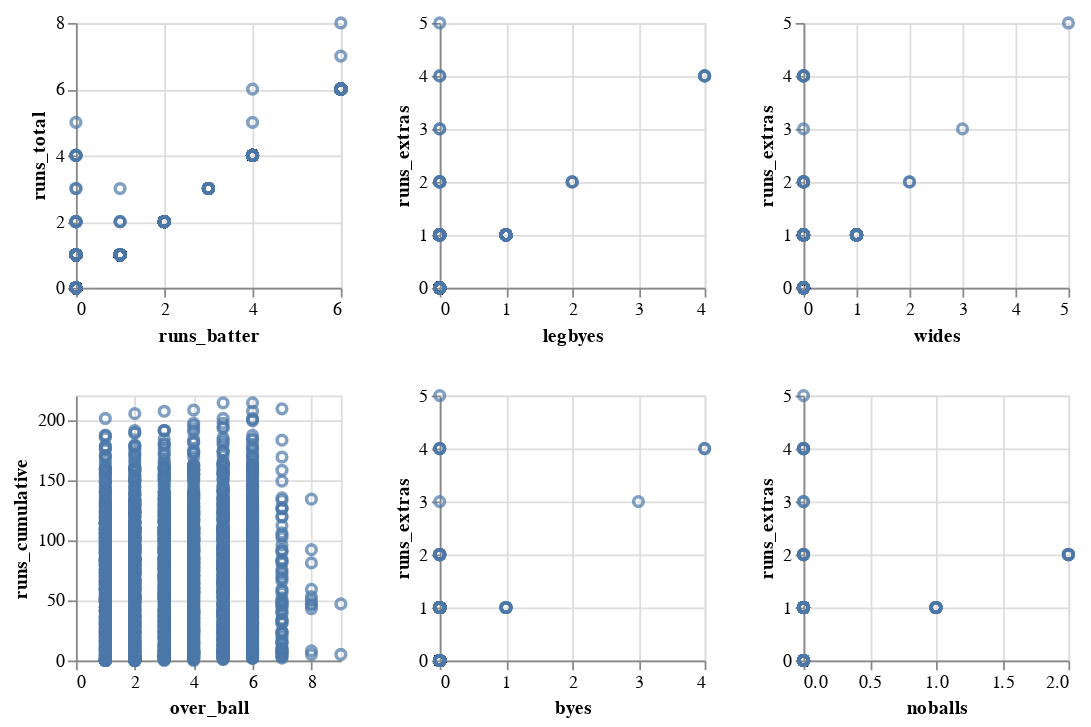

Notebook code cell kept with this figure:
### Code cell
def vis_corr_scatter(x_input, y_input):
    return alt.Chart(corr_data).mark_point().encode(
        x = x_input,
        y = y_input
    ).properties(
        width = 150,
        height = 150
    )
    
batter_total_run_total = vis_corr_scatter("runs_batter:Q", "runs_total:Q")
legbyes_runs_extras = vis_corr_scatter("legbyes:Q", "runs_extras:Q")
wides_runs_extras = vis_corr_scatter("wides:Q", "runs_extras:Q")
over_ball_runs_cumulative = vis_corr_scatter("over_ball:Q", "runs_cumulative:Q")
byes_runs_extras = vis_corr_scatter("byes:Q", "runs_extras:Q")
noballs_runs_extras = vis_corr_scatter("noballs:Q", "runs_extras:Q")

v_s_1 = alt.hconcat(batter_total_run_total, legbyes_runs_extras, wides_runs_extras)
v_s_2 = alt.hconcat(over_ball_runs_cumulative, byes_runs_extras, noballs_runs_extras)
alt.vconcat(v_s_1, v_s_2)

### Figure 1 — Vega-Lite specification as saved in the notebook (floating-point values rounded to 4 significant figures; data arrays with more than 128 entries replaced by an {"elided": "..."} marker saying what was removed)
{"config": {"view": {"continuousWidth": 300, "continuousHeight": 300}}, "vconcat": [{"hconcat": [{"mark": {"type": "point"}, "encoding": {"x": {"field": "runs_batter", "type": "quantitative"}, "y": {"field": "runs_total", "type": "quantitative"}}, "height": 150, "width": 150}, {"mark": {"type": "point"}, "encoding": {"x": {"field": "legbyes", "type": "quantitative"}, "y": {"field": "runs_extras", "type": "quantitative"}}, "height": 150, "width": 150}, {"mark": {"type": "point"}, "encoding": {"x": {"field": "wides", "type": "quantitative"}, "y": {"field": "runs_extras", "type": "quantitative"}}, "height": 150, "width": 150}]}, {"hconcat": [{"mark": {"type": "point"}, "encoding": {"x": {"field": "over_ball", "type": "quantitative"}, "y": {"field": "runs_cumulative", "type": "quantitative"}}, "height": 150, "width": 150}, {"mark": {"type": "point"}, "encoding": {"x": {"field": "byes", "type": "quantitative"}, "y": {"field": "runs_extras", "type": "quantitative"}}, "height": 150, "width": 150}, {"mark": {"type": "point"}, "encoding": {"x": {"field": "noballs", "type": "quantitative"}, "y": {"field": "runs_extras", "type": "quantitative"}}, "height": 150, "width": 150}]}], "data": {"name": "data-e756973e40670cb8031038ad7e24b19b"}, "$schema": "https://vega.github.io/schema/vega-lite/v5.16.3.json", "datasets": {"data-e756973e40670cb8031038ad7e24b19b": {"elided": "2328 records"}}}
